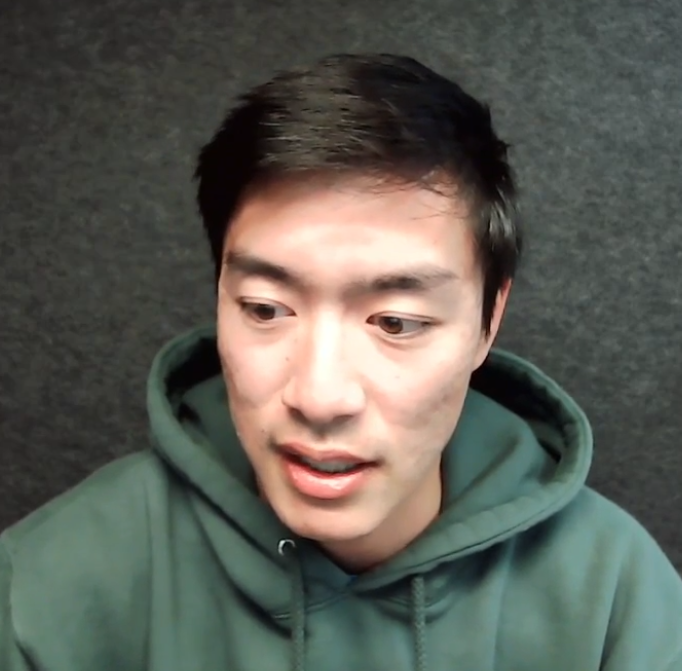
#> input picture docs/final_project_progress_present/investor/clips/interviewee_headshot_screenshot.png, 682 x 671 px
$ python make_titlecards.py
#> lines starting #> are read from the running program, lines starting #| are printed output that depends on the picture; after the words box and inside, x2 and y2 are one past the last pixel; in counts of white or black regions, pixels touching at a corner belong together
"""Render simple black/white title cards for the investor clips.

Outputs (in this folder):
  q1_title.png / q1_title.mp4   5-second card before invester_clip1.mp4
  q2_title.png / q2_title.mp4   5-second card before invester_clip2.mp4

Layout: centered question label + question text + circular headshot + name/role.
"""
import os
import subprocess
import sys
import textwrap

from PIL import Image, ImageDraw, ImageFont

W, H = 1920, 1080
BG = (0, 0, 0)
WHITE = (255, 255, 255)
WHITE_DIM = (180, 180, 180)
WHITE_LABEL = (140, 140, 140)

HERE = os.path.dirname(os.path.abspath(__file__))
HEADSHOT = os.path.join(HERE, "interviewee_headshot_screenshot.png")

NAME = "Daniel C."
ROLE = "Communication Engineer"
NOTE = "(Institution withheld for privacy)"

QUESTIONS = [
    ("QUESTION 1",
     "How big is the AI cybersecurity market today?",
     "q1_title"),
    ("QUESTION 2",
     "NVIDIA BlueField and AMD Pensando already ship programmable SmartNICs. "
     "Can a startup win against them?",
     "q2_title"),
]

FONT_DIR = "C:/Windows/Fonts"
F_LABEL    = ImageFont.truetype(f"{FONT_DIR}/segoeuib.ttf", 30)  # bold caps label
F_QUESTION = ImageFont.truetype(f"{FONT_DIR}/segoeui.ttf",  60)  # regular
F_NAME     = ImageFont.truetype(f"{FONT_DIR}/segoeuib.ttf", 42)  # bold
F_ROLE     = ImageFont.truetype(f"{FONT_DIR}/segoeui.ttf",  30)  # regular
F_NOTE     = ImageFont.truetype(f"{FONT_DIR}/segoeui.ttf",  24)  # small

FFMPEG = (
    "C:/Users/shao4/AppData/Local/Microsoft/WinGet/Packages/"
    "Gyan.FFmpeg_Microsoft.Winget.Source_8wekyb3d8bbwe/"
    "ffmpeg-8.1-full_build/bin/ffmpeg.exe"
)
DURATION = 5  # seconds
FPS = 30      # match user-edited clips


def circular_headshot(path, size):
    img = Image.open(path).convert("RGBA")
    w, h = img.size
    s = min(w, h)
    img = img.crop(((w - s) // 2, (h - s) // 2, (w + s) // 2, (h + s) // 2))
    img = img.resize((size, size), Image.LANCZOS)
    mask = Image.new("L", (size, size), 0)
    ImageDraw.Draw(mask).ellipse((0, 0, size, size), fill=255)
    out = Image.new("RGBA", (size, size), (0, 0, 0, 0))
    out.paste(img, (0, 0), mask)
    return out


def wrap_to_width(text, font, draw, max_w):
    """Greedy word-wrap so each line fits within max_w pixels."""
    words = text.split()
    lines, cur = [], ""
    for w in words:
        trial = (cur + " " + w).strip()
        bbox = draw.textbbox((0, 0), trial, font=font)
        if bbox[2] - bbox[0] <= max_w:
            cur = trial
        else:
            if cur:
                lines.append(cur)
            cur = w
    if cur:
        lines.append(cur)
    return lines


def text_size(draw, text, font):
    bbox = draw.textbbox((0, 0), text, font=font)
    return bbox[2] - bbox[0], bbox[3] - bbox[1]


def draw_centered(draw, text, font, fill, y):
    tw, th = text_size(draw, text, font)
    draw.text(((W - tw) // 2, y), text, font=font, fill=fill)
    return th


def make_card(label, question, base_name):
    img = Image.new("RGB", (W, H), BG)
    draw = ImageDraw.Draw(img)

    # Label "QUESTION N"
    label_y = 220
    lh = draw_centered(draw, label, F_LABEL, WHITE_LABEL, label_y)

    # Tiny divider rule
    rule_y = label_y + lh + 22
    draw.line((W // 2 - 36, rule_y, W // 2 + 36, rule_y), fill=WHITE_LABEL, width=2)

    # Question text, wrapped to ~70% screen width
    max_text_w = int(W * 0.72)
    lines = wrap_to_width(question, F_QUESTION, draw, max_text_w)

    line_spacing = 18
    line_h = text_size(draw, "Hg", F_QUESTION)[1]
    block_h = len(lines) * line_h + (len(lines) - 1) * line_spacing
    y = rule_y + 60
    for ln in lines:
        draw_centered(draw, ln, F_QUESTION, WHITE, y)
        y += line_h + line_spacing

    # Bottom block: circular headshot above name/role/note (all centered)
    hs_size = 160
    headshot = circular_headshot(HEADSHOT, hs_size)
    hs_x = (W - hs_size) // 2
    hs_y = 770
    img.paste(headshot, (hs_x, hs_y), headshot)

    name_y = hs_y + hs_size + 22
    nh = draw_centered(draw, NAME, F_NAME, WHITE, name_y)
    role_y = name_y + nh + 6
    rh = draw_centered(draw, ROLE, F_ROLE, WHITE_DIM, role_y)
    note_y = role_y + rh + 4
    draw_centered(draw, NOTE, F_NOTE, WHITE_LABEL, note_y)

    png_path = os.path.join(HERE, base_name + ".png")
    img.save(png_path)
    print(f"  wrote {png_path}")
    return png_path


def png_to_mp4(png_path, mp4_path):
    cmd = [
        FFMPEG, "-hide_banner", "-loglevel", "error", "-y",
        "-loop", "1", "-t", str(DURATION), "-i", png_path,
        "-f", "lavfi", "-t", str(DURATION),
        "-i", "anullsrc=channel_layout=stereo:sample_rate=48000",
        "-r", str(FPS),
        "-c:v", "libx264", "-preset", "veryfast", "-crf", "18",
        "-pix_fmt", "yuv420p",
        "-c:a", "aac", "-b:a", "192k",
        "-movflags", "+faststart",
        "-shortest",
        mp4_path,
    ]
    subprocess.run(cmd, check=True)
    print(f"  wrote {mp4_path}")


def main():
    if not os.path.exists(HEADSHOT):
        sys.exit(f"Headshot not found: {HEADSHOT}")
    for label, question, base in QUESTIONS:
        png = make_card(label, question, base)
#> in make_card, `img = Image.new("RGB", (W, H), BG)`: img: PIL image 1920x1080 RGB; every value is 0
#> in make_card, `lh = draw_centered(draw, label, F_LABEL, WHITE_LABEL, label_y)`: lh = 26
#> in make_card, `rule_y = label_y + lh + 22`: rule_y = 268
#> in make_card, `lines = wrap_to_width(question, F_QUESTION, draw, max_text_w)`: lines = ['How big is the AI cybersecurity market', 'today?']
#> in make_card, `line_h = text_size(draw, "Hg", F_QUESTION)[1]`: line_h = 56
#> in make_card, `block_h = len(lines) * line_h + (len(lines) - 1) * line_spacing`: block_h = 130
#> in make_card, `y = rule_y + 60`: y = 328
#> the loop in make_card, `for ln in lines:` made 2 passes
#> (ln, tw in draw_centered, th in draw_centered, y) on passes 1 to 2: ('How big is the AI cybersecurity market', 1164, 58, 402), ('today?', 202, 58, 476)
#> after the loop in make_card, `for ln in lines:`: y = 476
#> in circular_headshot, img is the input picture: PIL image 682x671 RGBA; mean R, G, B, A 92.4, 93.1, 85, 255
#> in circular_headshot, `img = img.crop(((w - s) // 2, (h - s) // 2, (w + s) // 2, (h + s) // 2))`:
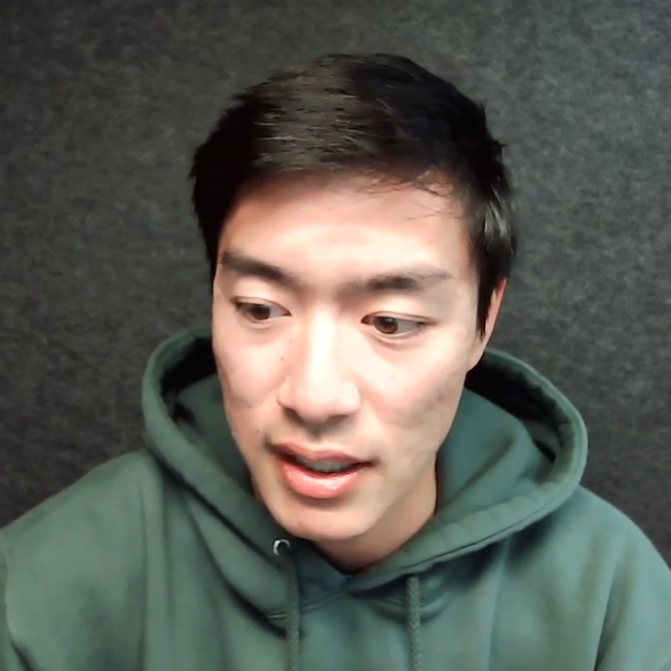
#> img: PIL image 671x671 RGBA; mean R, G, B, A 92.8, 93.3, 85.2, 255
#> in circular_headshot, `mask = Image.new("L", (size, size), 0)`: mask: PIL image 160x160 L; every value is 0
#> in circular_headshot, `ImageDraw.Draw(mask).ellipse((0, 0, size, size), fill=255)`:
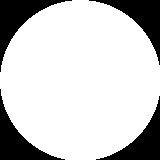
#> mask: PIL image 160x160 L; 79.2% white; 4 black regions, box (x1, y1, x2, y2) and area: (0, 0, 72, 72) 1400, (89, 0, 160, 65) 1328, (0, 89, 65, 160) 1328, (96, 96, 160, 160) 1257
#> in circular_headshot, `out = Image.new("RGBA", (size, size), (0, 0, 0, 0))`: out: PIL image 160x160 RGBA; every value is 0
#> in circular_headshot, `out.paste(img, (0, 0), mask)`:
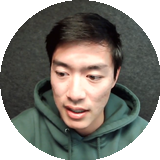
#> out: PIL image 160x160 RGBA; mean R, G, B, A 77, 74.6, 67.8, 202.1; transparent parts drawn white
#> in make_card, `img.paste(headshot, (hs_x, hs_y), headshot)`:
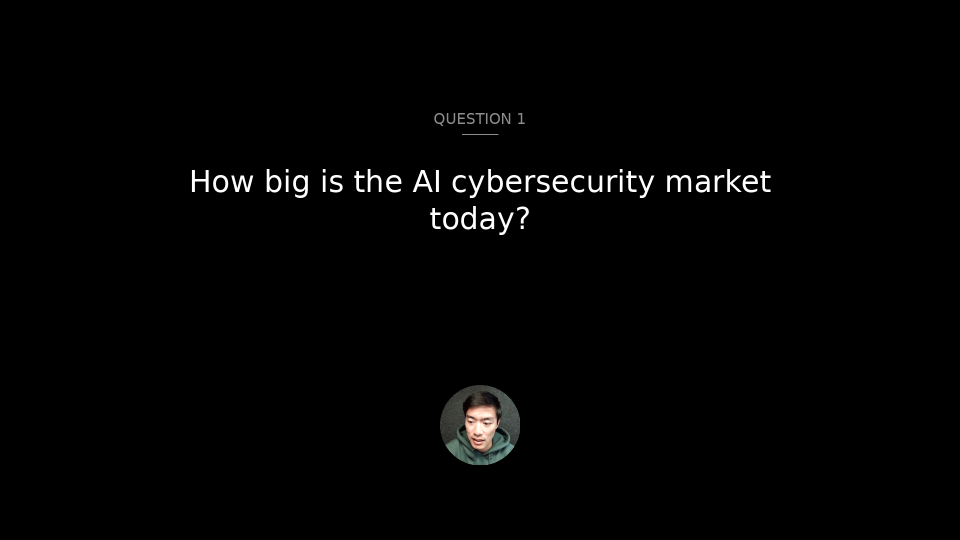
#> img: PIL image 1920x1080 RGB (shown at 1/2 size); mean R, G, B 3.1, 3.1, 3
#> in make_card, `nh = draw_centered(draw, NAME, F_NAME, WHITE, name_y)`: nh = 32
#> in make_card, `role_y = name_y + nh + 6`: role_y = 990
#> in make_card, `rh = draw_centered(draw, ROLE, F_ROLE, WHITE_DIM, role_y)`: rh = 29
#> in make_card, `note_y = role_y + rh + 4`: note_y = 1023
#> in make_card, `img.save(png_path)`:
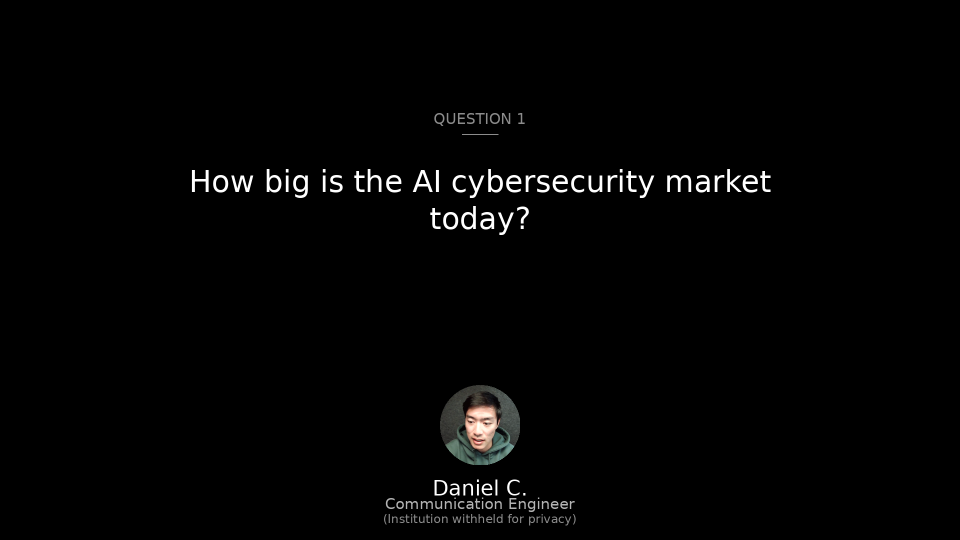
#> saved as q1_title.png: PIL image 1920x1080 RGB (shown at 1/2 size); mean R, G, B 3.6, 3.6, 3.5
        mp4 = os.path.join(HERE, base + ".mp4")
        png_to_mp4(png, mp4)
    print("Done.")


if __name__ == "__main__":
    main()
